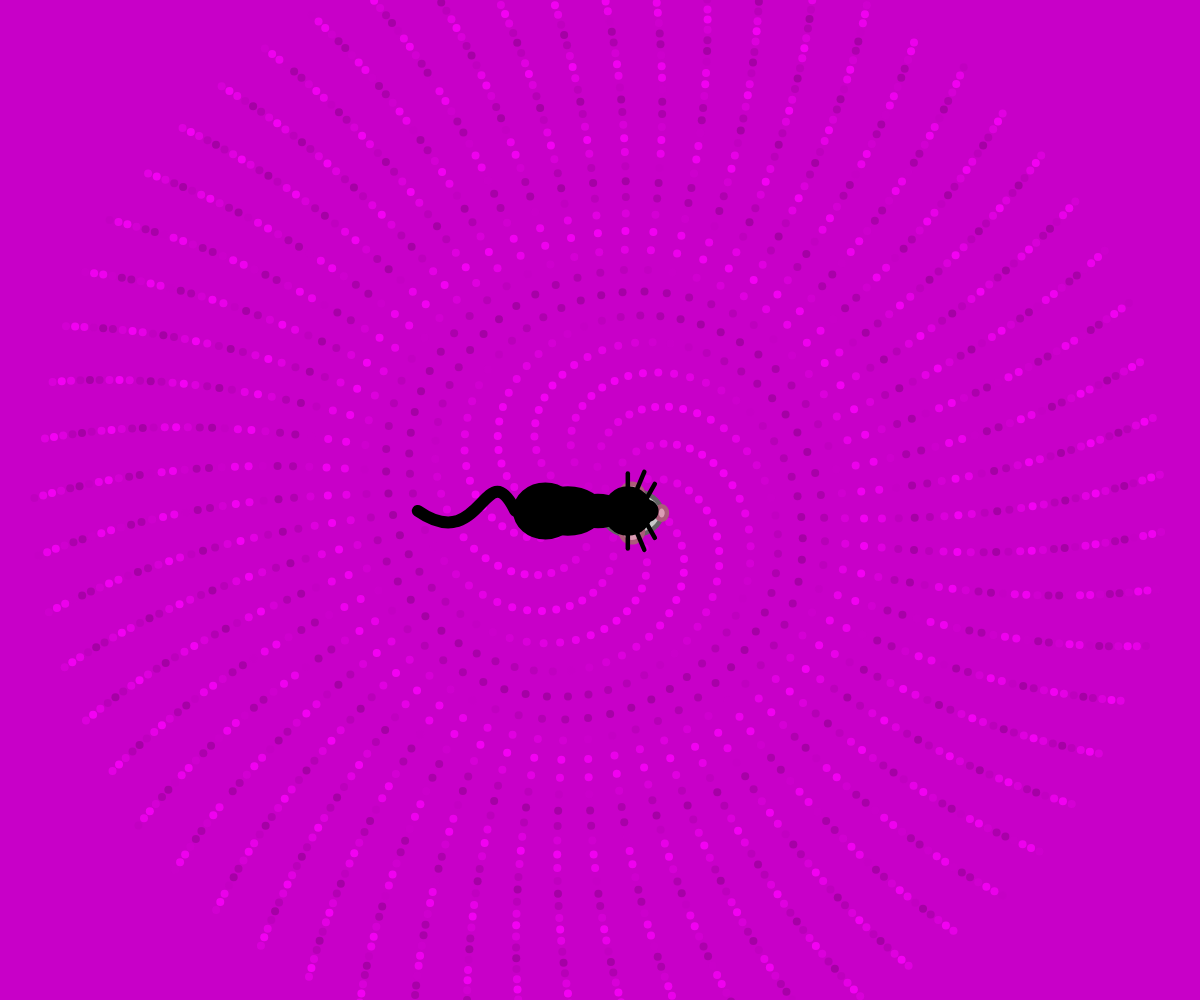
Frame 1 (no input)
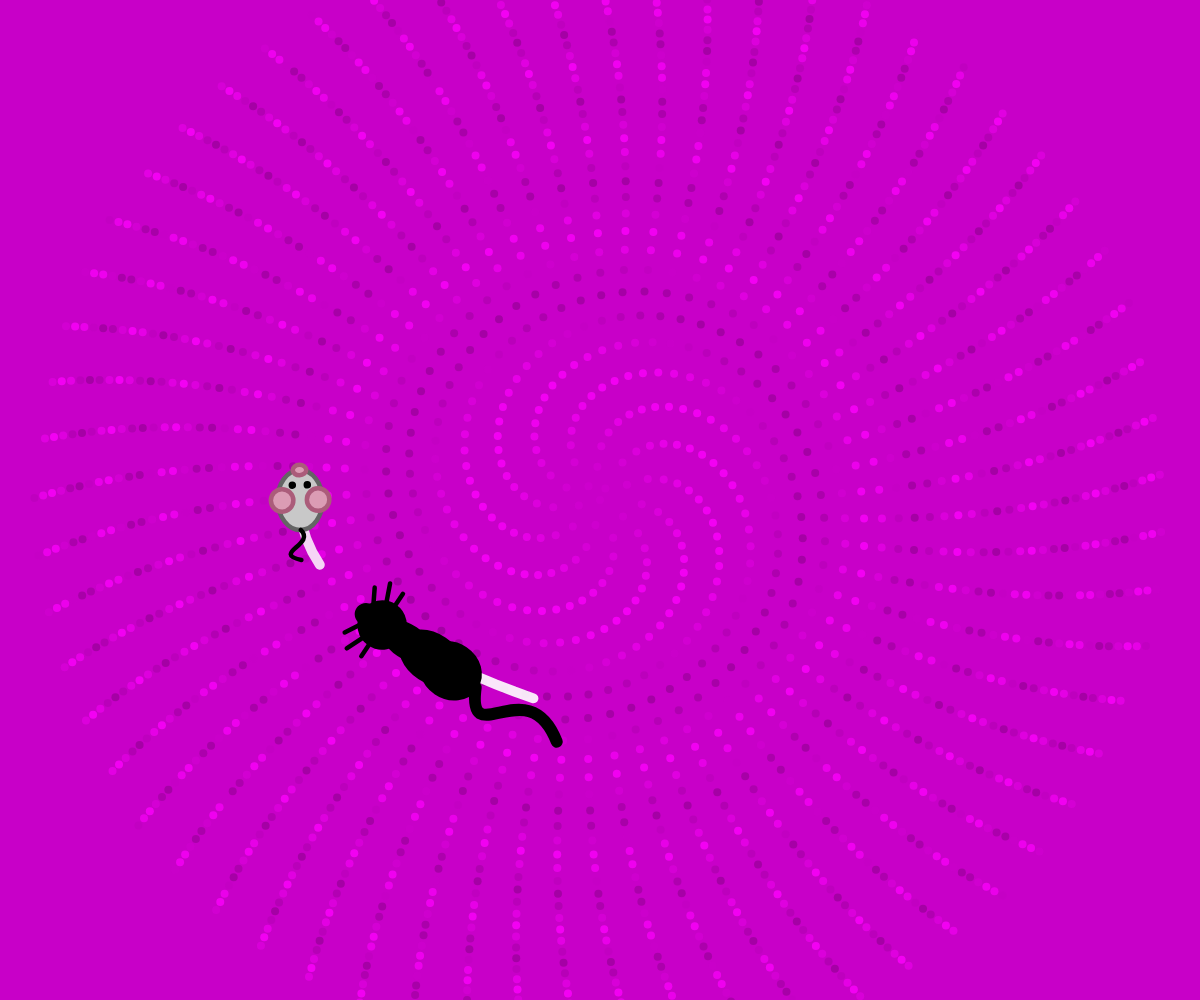
Frame 60 (no input)
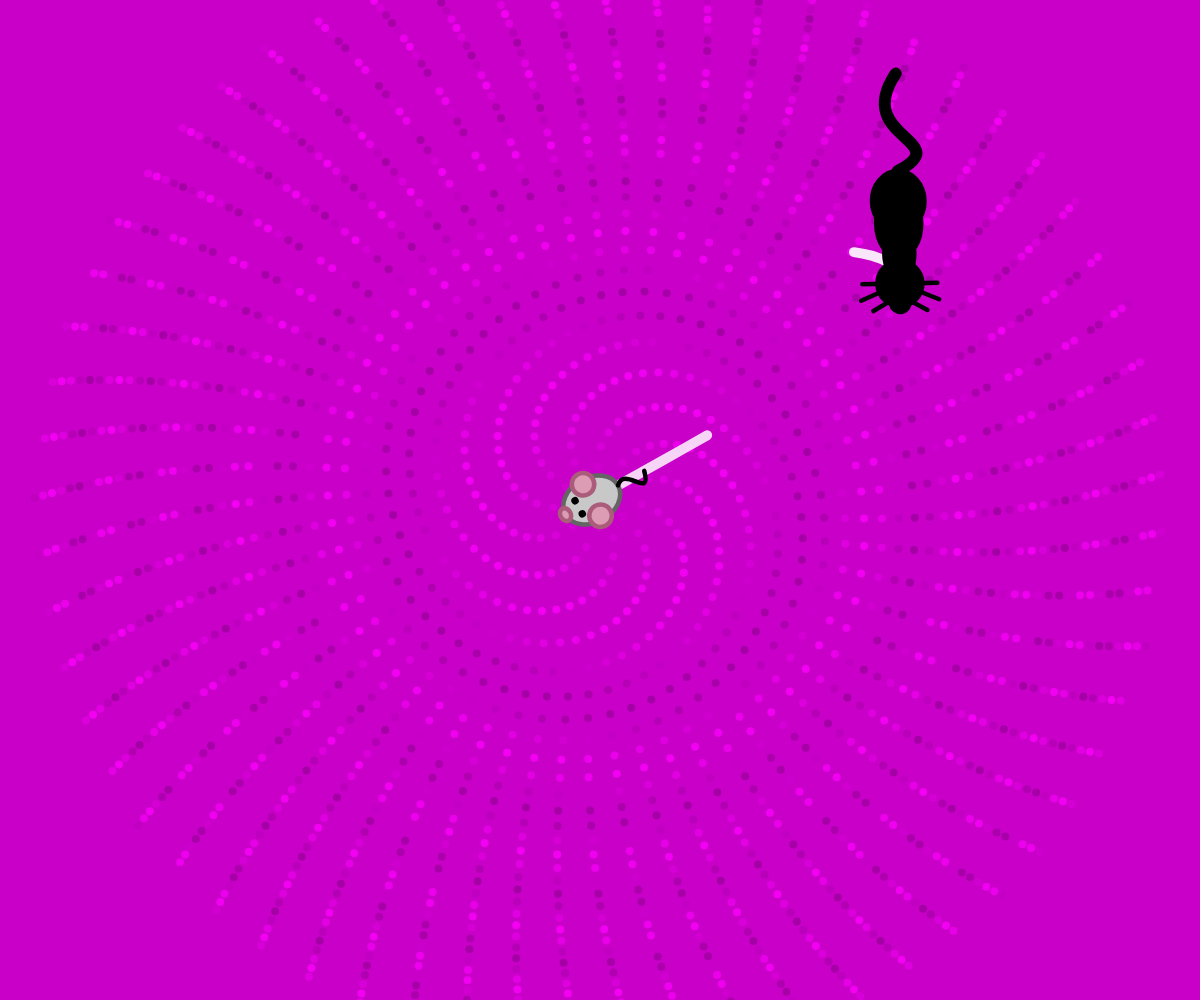
Frame 120 (the mouse pressed at the canvas centre since frame 60)

The p5.js sketch that drew these frames (run headless with seeded random() and noise() and a simulated clock; from frame 60 on, the mouse is pressed at the canvas centre):

// p5.js sketch
// ── sketch.js
p5.disableFriendlyErrors = true; // Disables the Friendly Error System


let ptCentre;
let goldenAngle = 137.507764;

let w;
let h;

function setup() {
  w = windowWidth;
  h = windowHeight;
  createCanvas(w, h);
  
  ptCentre = createVector(w/2, h/2);
  pt = new Phyllotaxis(ptCentre, goldenAngle, 10, 8, 20000);
  
  lj = new Lissajous(w, h);
}

function draw() {
  background(200, 0, 200);
  pt.update();
  lj.update();
}

// Lissajous.js

// in the form:
// x = cos(a*t)
// y = sin(b*t)

class Lissajous {
  constructor(w, h) { 
    this.w = w;
    this.h = h;
    
    // Lissajous params
    this.a = 3;
    this.b = 2;
    this.delta = HALF_PI;
    this.scaleX = 300;
    this.scaleY = 250;
 
    // MOUSE POSITIONS
    this.history = [];
    this.maxHistory = 6;
    this.prevX = null;
    this.prevY = null;
    
    // CAT POSITIONS
    this.catHistory = [];
    this.maxCatHistory = 10;
    this.catPrevX = null;
    this.catPrevY = null;
  }
  
  update() {
    let t = frameCount * 1.5;
    
    let x = this.w/2 + this.scaleX * sin(this.a * t + this.delta);
    let y = this.h/2 + this.scaleY * sin(this.b * t);
    
    this.history.push({x: x, y: y});
    if (this.history.length > this.maxHistory) {
      this.history.shift();
    }
    
    t = frameCount * 1.25;
    let xCat = this.w/2 + this.scaleX * sin(this.a * t + this.delta);
    let yCat = this.h/2 + this.scaleY * sin(this.b * t);
    
    this.catHistory.push({x: xCat, y: yCat});
    if (this.catHistory.length > this.maxCatHistory) {
      this.catHistory.shift();
    }
    
    this.drawTrail("mouse");
    this.drawMouse(x, y);
    
    this.drawTrail("cat");
    this.drawCat(xCat, yCat);
  }
  
  drawTrail(creature) {
    let alpha;
    let p;
    
    if (creature == "mouse") {
      noFill();
      strokeWeight(10);
      
      beginShape();
      for (let i = 0; i < this.history.length; i++) {
        p = this.history[i];
        alpha = map(i, 0, this.history.length, 0, 255);
        stroke(255, 255, 255, alpha);
        vertex(p.x, p.y);
      }
      endShape();
    }
    
    else if (creature == "cat") {
      noFill();
      strokeWeight(10);
      
      beginShape();
      for (let i = 0; i < this.catHistory.length; i++) {
        p = this.catHistory[i];
        alpha = map(i, 0, this.catHistory.length, 0, 255);
        stroke(255, 255, 255, alpha);
        vertex(p.x, p.y);
      }
      endShape();
    }
  }
  
  drawMouse(x, y) {
    var angle = 0;
    
    if (this.prevX !== null && this.prevY !== null) {
      var dx = x - this.prevX;
      var dy = y - this.prevY;
      angle = atan2(dy, dx);
    }
    
    push();
    
    translate(x, y);
    rotate(angle);
    scale(1.5);
    
    // Body
    fill(200);
    stroke(100);
    strokeWeight(3);
    ellipse(0, 0, 40, 30);
    
    // Nose
    fill(219, 156, 180);
    stroke(171, 92, 122);
    ellipse(20, 0, 7, 9);
    
    // Ears
    circle(0, -12, 15);
    circle(0, 12, 15);
    
    // Eyes
    fill(0);
    noStroke();
    circle(10, -5, 5);
    circle(10, 5, 5);
    
    // Tail using Bezier Curve
    noFill();
    stroke(0);
    bezier(-20, 0, -30, 10, -35, -20, -40, 0)
    
    pop();
    
    this.prevX = x;
    this.prevY = y;
  }
  
  drawCat(x, y) {
    var angle = 0;
    
    if (this.catPrevX !== null && this.catPrevY !== null) {
      var dx = x - this.catPrevX;
      var dy = y - this.catPrevY;
      angle = atan2(dy, dx);
    }
    
    push();
    
    translate(x, y);
    rotate(angle);
    scale(1.5);
    
    // Head
    fill(0);
    strokeWeight(3);
    stroke(0);
    ellipse(0, 0, 30, 30);
    
    // Nose
    ellipse(13, 0, 12, 12);
    
    // Body
    ellipse(-20, 0, 35, 20);
    ellipse(-40, 0, 45, 30);
    ellipse(-55, 0, 40, 35);
    
    // Whiskers
    line(0, -25, 0, 25);
    line(5, -5, 18, 18); 
    line(0, 0, 11, 26); 
    line(5, 5, 18, -18); 
    line(0, 0, 11, -26); 
    
    // Tail using Beizer Curve
    noFill();
    strokeWeight(8);
    bezier(-75, 0, -95, -40, -97, 30, -140, 0);
    
    pop();
    
    this.catPrevX = x;
    this.catPrevY = y;
  }
}

// Phyllotaxis.js

class Phyllotaxis {
  constructor(centreVector, angle, amt, radius, size) {
    this.centreVector = centreVector; // Centre of spiral
    this.angle = angle; // Degree of rotation
    this.amt = amt; // Increasing amount
    this.radius = radius; // Radius of shape
    this.size = size; // Size of canvas
    
    angleMode(DEGREES);
  }
  
  update() {
    var initCol = 0;
    
    for (var i = 0; i < this.size; i+= this.amt) {
      var currentAng = i * this.angle;
      var scalingFactor = 4;
      var currentRad = scalingFactor * sqrt(i);
      
      var x = this.centreVector.x + currentRad * cos(currentAng);
      var y = this.centreVector.y + currentRad * sin(currentAng);
      
      var col1 = sin(initCol + i * 0.1);
      col1 = map(col1, -1, 1, 155, 255);
      
      var col2 = sin(initCol + i * 0.1);
      col2 = map(col2, -1, 1, 155, 255);
      
      fill(col1, 0, col2, 200);
      noStroke();
      circle(x, y, this.radius);
    }
  }
}
